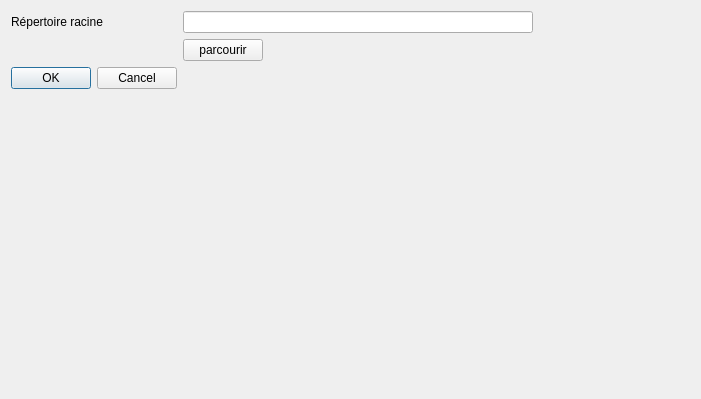
<?xml version="1.0" encoding="UTF-8"?>
<ui version="4.0">
 <class>SettingsDialog</class>
 <widget class="QDialog" name="SettingsDialog">
  <property name="geometry">
   <rect>
    <x>0</x>
    <y>0</y>
    <width>701</width>
    <height>399</height>
   </rect>
  </property>
  <property name="windowTitle">
   <string>Dialog</string>
  </property>
  <layout class="QFormLayout" name="formLayout">
   <property name="fieldGrowthPolicy">
    <enum>QFormLayout::FieldsStayAtSizeHint</enum>
   </property>
   <item row="2" column="0">
    <widget class="QDialogButtonBox" name="buttonBox">
     <property name="orientation">
      <enum>Qt::Horizontal</enum>
     </property>
     <property name="standardButtons">
      <set>QDialogButtonBox::Cancel|QDialogButtonBox::Ok</set>
     </property>
    </widget>
   </item>
   <item row="0" column="0">
    <widget class="QLabel" name="rootDir">
     <property name="text">
      <string>Répertoire racine</string>
     </property>
    </widget>
   </item>
   <item row="0" column="1">
    <widget class="QLineEdit" name="rootDirLineEdit">
     <property name="minimumSize">
      <size>
       <width>350</width>
       <height>0</height>
      </size>
     </property>
    </widget>
   </item>
   <item row="1" column="1">
    <widget class="QPushButton" name="browseRootDirButton">
     <property name="text">
      <string>parcourir</string>
     </property>
    </widget>
   </item>
  </layout>
 </widget>
 <resources/>
 <connections>
  <connection>
   <sender>buttonBox</sender>
   <signal>accepted()</signal>
   <receiver>SettingsDialog</receiver>
   <slot>accept()</slot>
   <hints>
    <hint type="sourcelabel">
     <x>248</x>
     <y>254</y>
    </hint>
    <hint type="destinationlabel">
     <x>157</x>
     <y>274</y>
    </hint>
   </hints>
  </connection>
  <connection>
   <sender>buttonBox</sender>
   <signal>rejected()</signal>
   <receiver>SettingsDialog</receiver>
   <slot>reject()</slot>
   <hints>
    <hint type="sourcelabel">
     <x>316</x>
     <y>260</y>
    </hint>
    <hint type="destinationlabel">
     <x>286</x>
     <y>274</y>
    </hint>
   </hints>
  </connection>
 </connections>
</ui>
